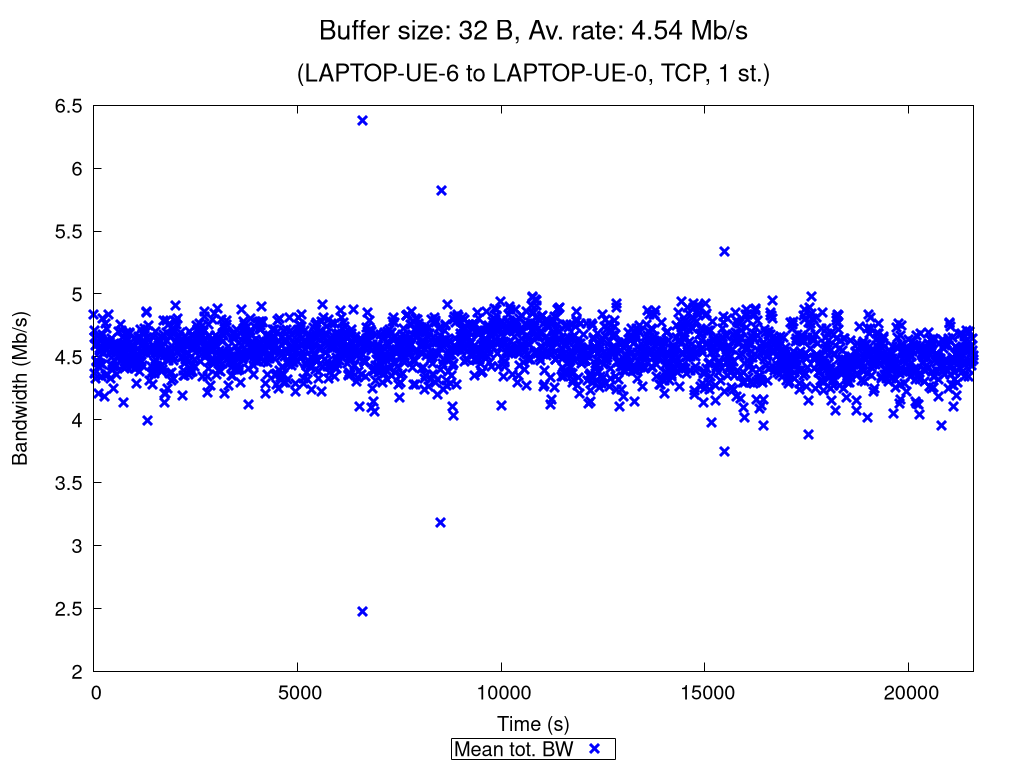

Generate this figure with gnuplot:
set terminal pngcairo nocrop enhanced size 1024,768 font "Verdana,15"
set output "TCP_1_st_2020_12_05_00-21-22_two2one_00032B.png"

set title "{/=20 Buffer size: 32 B, Av. rate: 4.54 Mb/s}\n\n{/=18 (LAPTOP-UE-6 to LAPTOP-UE-0, TCP, 1 st.)}"

set xlabel "Time (s)"
set ylabel "Bandwidth (Mb/s)"
set ytics nomirror
set key bmargin center horizontal box samplen 1 width -1
set bmargin 4.6
set rmargin 4.5

rf = 1000000.0  # rate factor
set style fill transparent solid 0.2 noborder
set autoscale xfix
plot "TCP_1_st_2020_12_05_00-21-22_two2one_00032B_iperf_processed.dat" using 1:($2/rf-$3/rf):($2/rf+$3/rf) with filledcurves lc rgb "blue" notitle, \
     "" using 1:($2/rf) with points pt 2 ps 1.5 lw 3 lc rgb "blue" title "Mean tot. BW", \
